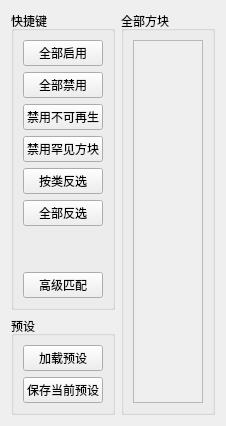
        <widget class="QWidget" name="tab_allowed_blocks">
         <attribute name="title">
          <string>方块列表</string>
         </attribute>
         <layout class="QGridLayout" name="gridLayout_5">
          <item row="0" column="0">
           <widget class="QGroupBox" name="groupBox_6">
            <property name="title">
             <string>快捷键</string>
            </property>
            <layout class="QGridLayout" name="gridLayout_16">
             <item row="8" column="0">
              <widget class="QPushButton" name="pb_custom_select">
               <property name="text">
                <string>高级匹配</string>
               </property>
              </widget>
             </item>
             <item row="1" column="0">
              <widget class="QPushButton" name="pb_deselect_all">
               <property name="text">
                <string>全部禁用</string>
               </property>
              </widget>
             </item>
             <item row="3" column="0">
              <widget class="QPushButton" name="pb_deselect_rare">
               <property name="text">
                <string>禁用罕见方块</string>
               </property>
              </widget>
             </item>
             <item row="0" column="0">
              <widget class="QPushButton" name="pb_select_all">
               <property name="text">
                <string>全部启用</string>
               </property>
              </widget>
             </item>
             <item row="2" column="0">
              <widget class="QPushButton" name="pb_deselect_non_reporducible">
               <property name="text">
                <string>禁用不可再生</string>
               </property>
              </widget>
             </item>
             <item row="7" column="0">
              <spacer name="verticalSpacer_4">
               <property name="orientation">
                <enum>Qt::Orientation::Vertical</enum>
               </property>
               <property name="sizeHint" stdset="0">
                <size>
                 <width>20</width>
                 <height>40</height>
                </size>
               </property>
              </spacer>
             </item>
             <item row="5" column="0">
              <widget class="QPushButton" name="pb_invselect_blockwise">
               <property name="text">
                <string>全部反选</string>
               </property>
              </widget>
             </item>
             <item row="4" column="0">
              <widget class="QPushButton" name="pb_invselect_classwise">
               <property name="text">
                <string>按类反选</string>
               </property>
              </widget>
             </item>
            </layout>
           </widget>
          </item>
          <item row="1" column="0">
           <widget class="QGroupBox" name="groupBox_7">
            <property name="title">
             <string>预设</string>
            </property>
            <layout class="QGridLayout" name="gridLayout_23">
             <item row="0" column="0">
              <widget class="QPushButton" name="pb_load_preset">
               <property name="text">
                <string>加载预设</string>
               </property>
              </widget>
             </item>
             <item row="1" column="0">
              <widget class="QPushButton" name="pb_save_preset">
               <property name="text">
                <string>保存当前预设</string>
               </property>
              </widget>
             </item>
            </layout>
           </widget>
          </item>
          <item row="0" column="1" rowspan="2">
           <widget class="QGroupBox" name="gb_blocks">
            <property name="title">
             <string>全部方块</string>
            </property>
            <layout class="QGridLayout" name="gridLayout_11">
             <item row="0" column="0">
              <widget class="QScrollArea" name="sa_blocks">
               <property name="widgetResizable">
                <bool>true</bool>
               </property>
               <widget class="QWidget" name="scrollAreaWidgetContents">
                <property name="geometry">
                 <rect>
                  <x>0</x>
                  <y>0</y>
                  <width>96</width>
                  <height>26</height>
                 </rect>
                </property>
                <layout class="QGridLayout" name="gl_sa_blocks"/>
               </widget>
              </widget>
             </item>
            </layout>
           </widget>
          </item>
         </layout>
        </widget>
